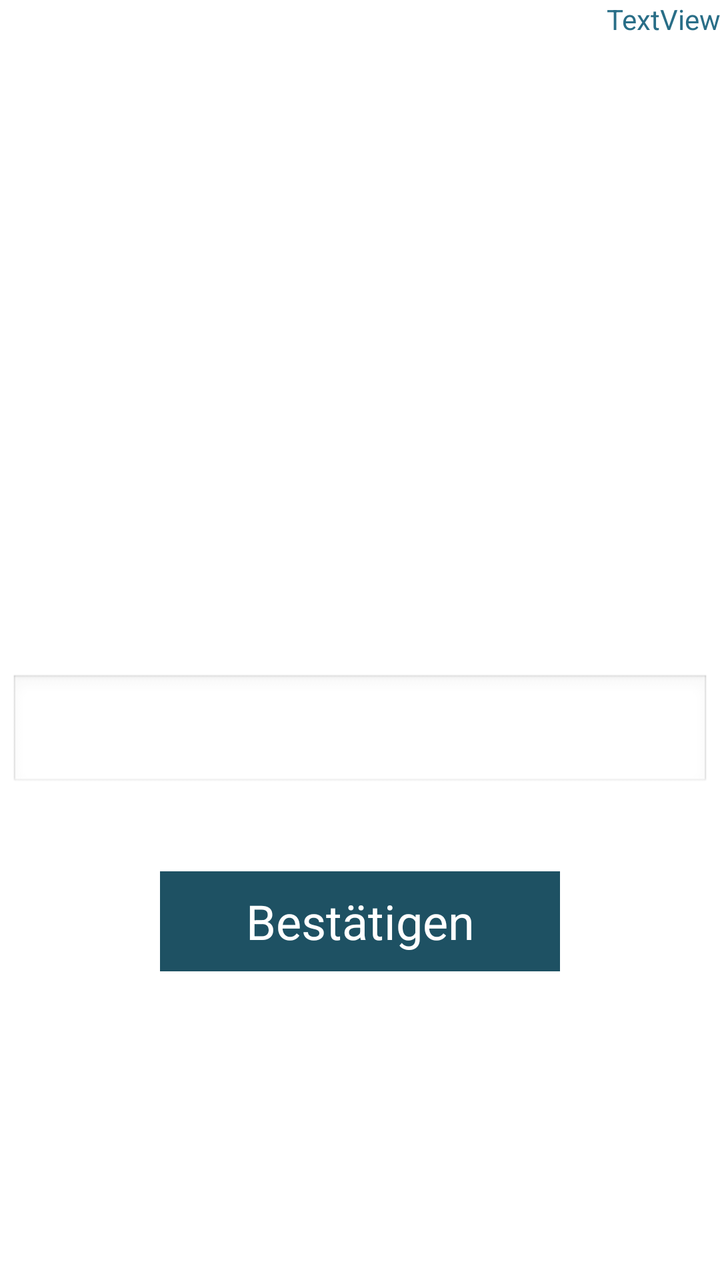
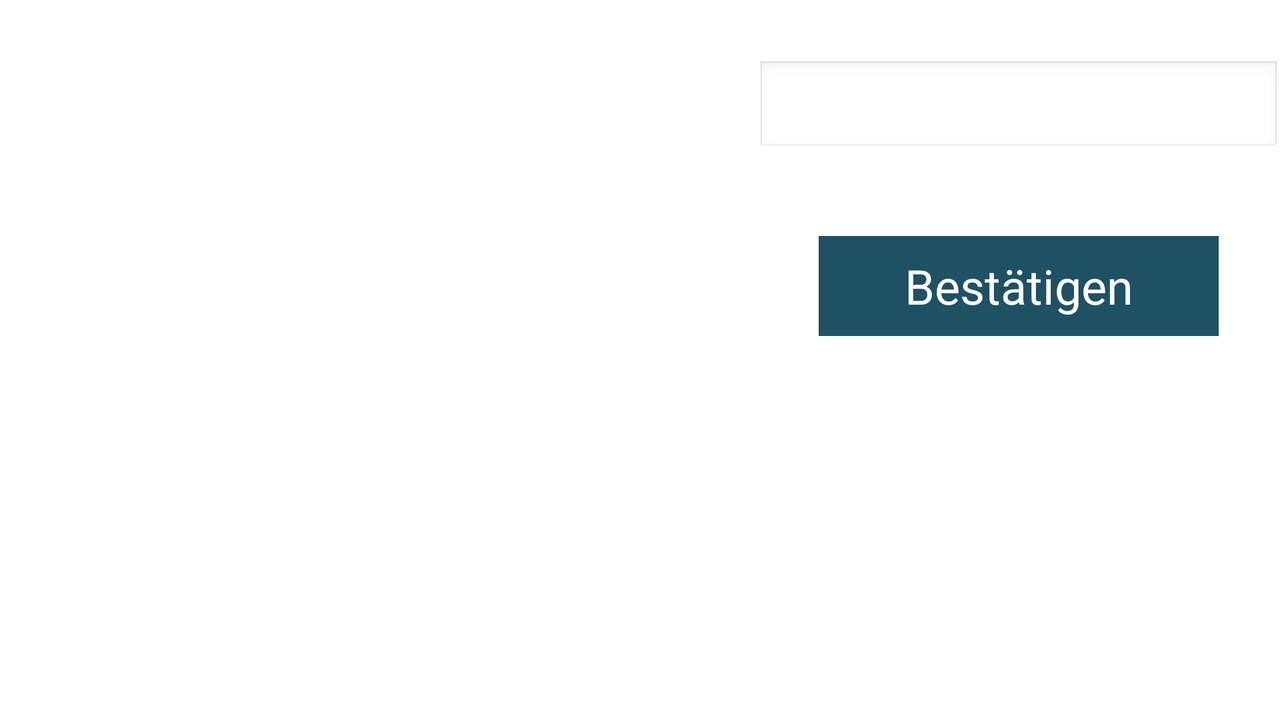

Two renders of one Android screen. The first uses the default layout on a phone; the second uses the alternative layout the repository ships for a different screen configuration, on a matching device. The two XML files are below.
<!-- AndroidManifest.xml: application theme AppTheme -->
<!-- res/layout/activity_lm2_ft.xml -->
<RelativeLayout xmlns:android="http://schemas.android.com/apk/res/android"
    xmlns:tools="http://schemas.android.com/tools"
    android:layout_width="match_parent"
    android:layout_height="match_parent"
    android:paddingBottom="@dimen/activity_vertical_margin"
    android:paddingLeft="@dimen/activity_horizontal_margin"
    android:paddingRight="@dimen/activity_horizontal_margin"
    android:paddingTop="@dimen/activity_vertical_margin"
    tools:context="de.bg.fhdw.bfwi413a.karthago.ConfigActivity" >

    <TextView
        android:id="@+id/textview_question_ft"
        android:layout_width="match_parent"
        android:layout_height="300dp"
        android:layout_centerHorizontal="true"
        android:layout_marginTop="15dp"
        android:textColor="#296E87"
        android:textSize="40sp"
        android:gravity="center"
        android:text="" />

   <EditText
        android:id="@+id/edittext_ft"
        android:layout_width="wrap_content"
        android:layout_height="wrap_content"
        android:layout_below="@+id/textview_question_ft"
        android:layout_centerHorizontal="true"
        android:layout_marginTop="22dp"
        android:ems="10"
        android:textSize="30dp"
        android:gravity="center"
        android:inputType="textMultiLine" >
    </EditText>

    <Button
        android:id="@+id/btn_send_ft"
        android:layout_width="200dp"
        android:layout_height="50dp"
        android:layout_centerHorizontal="true"
        android:layout_below="@+id/edittext_ft"
        android:layout_marginTop="40dp"
        android:background="@drawable/buttonshape_login"
        android:textColor="#FFFFFF"
        android:textSize="24sp"
        android:text="Bestätigen" />

    <TextView
        android:id="@+id/textview_level_ft"
        android:layout_width="wrap_content"
        android:layout_height="wrap_content"
        android:layout_alignParentRight="true"
        android:textColor="#296E87"
        android:text="TextView" />

</RelativeLayout>
<!-- resources referenced by this layout -->
<resources>
  <!-- drawable buttonshape_login (drawable) -->
  <?xml version="1.0" encoding="utf-8"?>
  <shape xmlns:android="http://schemas.android.com/apk/res/android" android:shape="rectangle" >
  <corners
  android:topLeftRadius="0dp"
  android:topRightRadius="0dp"
  android:bottomLeftRadius="0dp"
  android:bottomRightRadius="0dp"
  />
  <solid
  android:color="#1E5163"
  />
  <padding
  android:left="0dp"
  android:top="0dp"
  android:right="0dp"
  android:bottom="0dp"
  />
  
  
  <stroke
  android:width="0dp"
  android:color="#1E5163"
  />
  </shape>
  <style name="AppTheme" parent="AppBaseTheme">
          
      </style>
  <style name="AppBaseTheme" parent="android:Theme.Light">
          
      </style>
</resources>
<!-- res/layout-land/activity_lm2_ft.xml (the repository's variant of the layout above) -->
<!-- drawn on the phone turned sideways -->
<LinearLayout xmlns:android="http://schemas.android.com/apk/res/android"
    xmlns:tools="http://schemas.android.com/tools"
    android:id="@+id/LinearLayout1"
    android:layout_width="match_parent"
    android:layout_height="match_parent"
    android:paddingBottom="@dimen/activity_vertical_margin"
    android:paddingLeft="@dimen/activity_horizontal_margin"
    android:paddingRight="@dimen/activity_horizontal_margin"
    android:paddingTop="@dimen/activity_vertical_margin"
    tools:context="de.bg.fhdw.bfwi413a.karthago.ConfigActivity" >

    <RelativeLayout
        android:layout_width="0dp"
        android:layout_height="200dp"
        android:layout_marginRight="30dp"
        android:layout_weight="1" >

        <TextView
            android:id="@+id/textview_question_ft"
            android:layout_width="wrap_content"
            android:layout_height="wrap_content"
			android:layout_centerVertical="true"
            android:textColor="#296E87"
        	android:textSize="30sp"
        	android:gravity="center" />

    </RelativeLayout>

    <RelativeLayout
        android:layout_width="0dp"
        android:layout_height="match_parent"
        android:layout_weight="0.75" >

        <EditText
            android:id="@+id/edittext_ft"
            android:layout_width="wrap_content"
            android:layout_height="wrap_content"
            android:layout_marginTop="30dp"
            android:ems="20"
            android:inputType="textMultiLine"
            android:textSize="20dp" />

        <Button
            android:id="@+id/btn_send_ft"
            android:layout_width="200dp"
	        android:layout_height="50dp"
	        android:layout_centerHorizontal="true"
	        android:layout_below="@+id/edittext_ft"
	        android:layout_marginTop="40dp"
	        android:background="@drawable/buttonshape_login"
	        android:textColor="#FFFFFF"
	        android:textSize="24sp"
            android:text="Bestätigen" />
    </RelativeLayout>

</LinearLayout>
